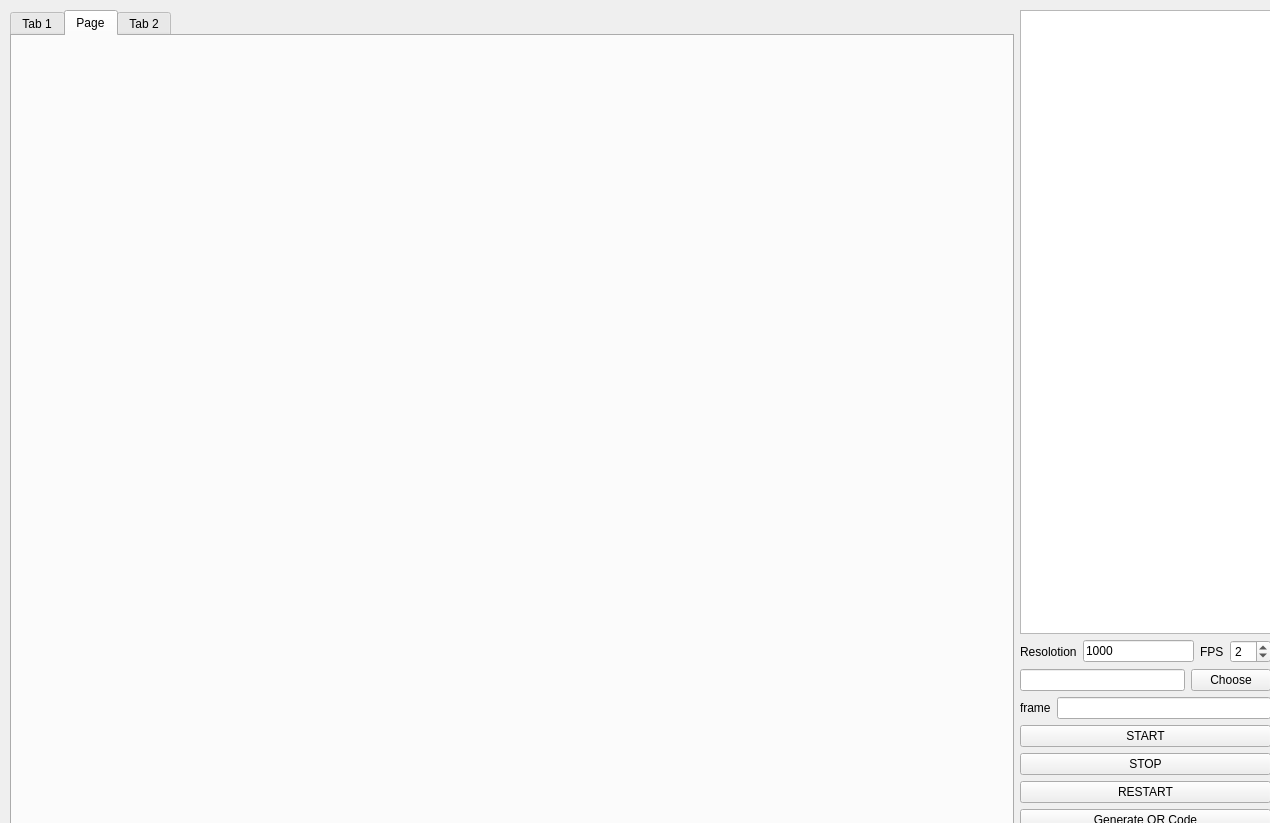
<?xml version="1.0" encoding="UTF-8"?>
<ui version="4.0">
 <class>MainWindow</class>
 <widget class="QMainWindow" name="MainWindow">
  <property name="geometry">
   <rect>
    <x>0</x>
    <y>0</y>
    <width>1270</width>
    <height>823</height>
   </rect>
  </property>
  <property name="windowTitle">
   <string>MainWindow</string>
  </property>
  <widget class="QWidget" name="centralwidget">
   <widget class="QWidget" name="horizontalLayoutWidget">
    <property name="geometry">
     <rect>
      <x>10</x>
      <y>10</y>
      <width>1261</width>
      <height>821</height>
     </rect>
    </property>
    <layout class="QHBoxLayout" name="horizontalLayout" stretch="4,1">
     <property name="spacing">
      <number>6</number>
     </property>
     <item>
      <widget class="QTabWidget" name="tabWidget">
       <property name="currentIndex">
        <number>1</number>
       </property>
       <widget class="QWidget" name="tab_5">
        <attribute name="title">
         <string>Tab 1</string>
        </attribute>
        <widget class="QLabel" name="label">
         <property name="geometry">
          <rect>
           <x>0</x>
           <y>0</y>
           <width>49</width>
           <height>16</height>
          </rect>
         </property>
         <property name="text">
          <string>TextLabel</string>
         </property>
        </widget>
       </widget>
       <widget class="QWidget" name="tab_3">
        <attribute name="title">
         <string>Page</string>
        </attribute>
       </widget>
       <widget class="QWidget" name="tab_6">
        <attribute name="title">
         <string>Tab 2</string>
        </attribute>
        <widget class="QLabel" name="label_5">
         <property name="geometry">
          <rect>
           <x>10</x>
           <y>0</y>
           <width>49</width>
           <height>16</height>
          </rect>
         </property>
         <property name="text">
          <string>TextLabel</string>
         </property>
        </widget>
       </widget>
      </widget>
     </item>
     <item>
      <layout class="QVBoxLayout" name="verticalLayout">
       <item>
        <widget class="QTextBrowser" name="statusText"/>
       </item>
       <item>
        <layout class="QHBoxLayout" name="horizontalLayout_4">
         <item>
          <widget class="QLabel" name="label_2">
           <property name="text">
            <string>Resolotion</string>
           </property>
          </widget>
         </item>
         <item>
          <widget class="QLineEdit" name="reso">
           <property name="text">
            <string>1000</string>
           </property>
           <property name="placeholderText">
            <string>1000</string>
           </property>
          </widget>
         </item>
         <item>
          <widget class="QLabel" name="label_3">
           <property name="text">
            <string>FPS</string>
           </property>
          </widget>
         </item>
         <item>
          <widget class="QSpinBox" name="fps">
           <property name="value">
            <number>2</number>
           </property>
          </widget>
         </item>
        </layout>
       </item>
       <item>
        <layout class="QHBoxLayout" name="horizontalLayout_2">
         <item>
          <widget class="QLineEdit" name="fileName"/>
         </item>
         <item>
          <widget class="QPushButton" name="fileChoose">
           <property name="text">
            <string>Choose</string>
           </property>
          </widget>
         </item>
        </layout>
       </item>
       <item>
        <layout class="QHBoxLayout" name="horizontalLayout_8">
         <item>
          <widget class="QLabel" name="label_4">
           <property name="text">
            <string>frame</string>
           </property>
          </widget>
         </item>
         <item>
          <widget class="QLineEdit" name="frames"/>
         </item>
        </layout>
       </item>
       <item>
        <widget class="QPushButton" name="startBtn">
         <property name="text">
          <string>START</string>
         </property>
        </widget>
       </item>
       <item>
        <widget class="QPushButton" name="stopBtn">
         <property name="text">
          <string>STOP</string>
         </property>
        </widget>
       </item>
       <item>
        <widget class="QPushButton" name="restartBtn">
         <property name="text">
          <string>RESTART</string>
         </property>
        </widget>
       </item>
       <item>
        <widget class="QPushButton" name="pushButton">
         <property name="text">
          <string>Generate QR Code</string>
         </property>
        </widget>
       </item>
      </layout>
     </item>
    </layout>
   </widget>
  </widget>
 </widget>
 <resources/>
 <connections/>
</ui>
